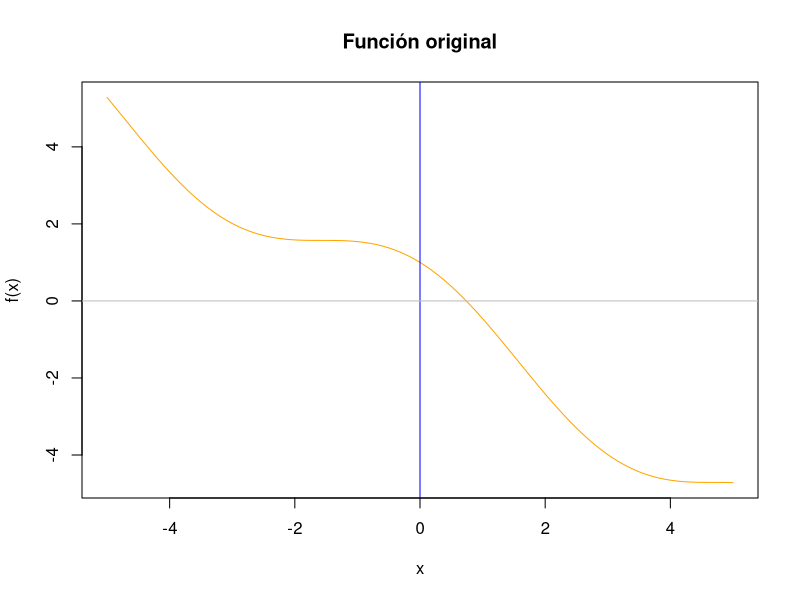

Write the R code that produced this figure.
## ---- chunk 1
knitr::opts_chunk$set(echo = TRUE)
## ---- chunk 2
x<- seq(-5,5,0.1)
y<- cos(x)-x
fcos<- cos(x)
plot(x,y, col = "orange",
     main = "Función original",
     type = "l",
     xlab = "x",
     ylab = "f(x)")
abline(v = 0, type = "-", col = "blue")
abline(h = 0, type = "-", col = "gray")
## ---- chunk 3
fx<- function(x){  
  cos(x)-x
}
fx(1)
## ---- chunk 4
dfx<-function(x){
  -sin(x)-1
}
dfx(1)
## ---- chunk 5
gx<-function(x){
  cos(x)
}
gx(1)
## ---- chunk 6
x0<- 1;
f<- fx(x0)
df<-dfx(x0);
x1<- x0-(f/df); (x1)
NError<-x1-x0;(NError)
## ---- chunk 7
k<- 1
xk<-c()
NError<-15245
tolerancia<- 0.0000001
MaxIter<- 50
x0<-1
f<-fx(x0)
df<-dfx(x0)
xk[1]<-  x0-(f/df); (xk[1]);
k<-k+1
while((k<=MaxIter)|(NError > tolerancia)){
  x0<-x[k-1]; (x0)
  f<- fx(x0);(f)
  df<-dfx(x0);(df)
  xk[k]<-x0-(f/df)
  (xk[k])
   NError<-xk[k]-xk[k-1];(NError)
  k<-k+1;(k)
  k<=MaxIter
  NError>tolerancia
}
